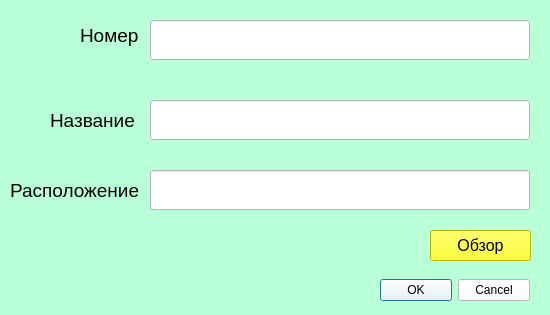
<?xml version="1.0" encoding="UTF-8"?>
<ui version="4.0">
 <class>Form</class>
 <widget class="QWidget" name="Form">
  <property name="geometry">
   <rect>
    <x>0</x>
    <y>0</y>
    <width>550</width>
    <height>315</height>
   </rect>
  </property>
  <property name="maximumSize">
   <size>
    <width>600</width>
    <height>315</height>
   </size>
  </property>
  <property name="palette">
   <palette>
    <active>
     <colorrole role="Button">
      <brush brushstyle="SolidPattern">
       <color alpha="255">
        <red>185</red>
        <green>255</green>
        <blue>215</blue>
       </color>
      </brush>
     </colorrole>
     <colorrole role="Base">
      <brush brushstyle="SolidPattern">
       <color alpha="255">
        <red>185</red>
        <green>255</green>
        <blue>215</blue>
       </color>
      </brush>
     </colorrole>
     <colorrole role="Window">
      <brush brushstyle="SolidPattern">
       <color alpha="255">
        <red>185</red>
        <green>255</green>
        <blue>215</blue>
       </color>
      </brush>
     </colorrole>
    </active>
    <inactive>
     <colorrole role="Button">
      <brush brushstyle="SolidPattern">
       <color alpha="255">
        <red>185</red>
        <green>255</green>
        <blue>215</blue>
       </color>
      </brush>
     </colorrole>
     <colorrole role="Base">
      <brush brushstyle="SolidPattern">
       <color alpha="255">
        <red>185</red>
        <green>255</green>
        <blue>215</blue>
       </color>
      </brush>
     </colorrole>
     <colorrole role="Window">
      <brush brushstyle="SolidPattern">
       <color alpha="255">
        <red>185</red>
        <green>255</green>
        <blue>215</blue>
       </color>
      </brush>
     </colorrole>
    </inactive>
    <disabled>
     <colorrole role="Button">
      <brush brushstyle="SolidPattern">
       <color alpha="255">
        <red>185</red>
        <green>255</green>
        <blue>215</blue>
       </color>
      </brush>
     </colorrole>
     <colorrole role="Base">
      <brush brushstyle="SolidPattern">
       <color alpha="255">
        <red>185</red>
        <green>255</green>
        <blue>215</blue>
       </color>
      </brush>
     </colorrole>
     <colorrole role="Window">
      <brush brushstyle="SolidPattern">
       <color alpha="255">
        <red>185</red>
        <green>255</green>
        <blue>215</blue>
       </color>
      </brush>
     </colorrole>
    </disabled>
   </palette>
  </property>
  <property name="windowTitle">
   <string>Новый чертёж</string>
  </property>
  <property name="windowIcon">
   <iconset>
    <normaloff>галочка.png</normaloff>галочка.png</iconset>
  </property>
  <property name="styleSheet">
   <string notr="true">background-color: rgb(185, 255, 215);</string>
  </property>
  <widget class="QLabel" name="label">
   <property name="geometry">
    <rect>
     <x>80</x>
     <y>20</y>
     <width>61</width>
     <height>31</height>
    </rect>
   </property>
   <property name="font">
    <font>
     <pointsize>14</pointsize>
    </font>
   </property>
   <property name="text">
    <string>Номер</string>
   </property>
  </widget>
  <widget class="QLabel" name="label_2">
   <property name="geometry">
    <rect>
     <x>50</x>
     <y>100</y>
     <width>91</width>
     <height>41</height>
    </rect>
   </property>
   <property name="font">
    <font>
     <pointsize>14</pointsize>
    </font>
   </property>
   <property name="text">
    <string>Название</string>
   </property>
  </widget>
  <widget class="QLabel" name="label_3">
   <property name="geometry">
    <rect>
     <x>10</x>
     <y>170</y>
     <width>131</width>
     <height>41</height>
    </rect>
   </property>
   <property name="font">
    <font>
     <pointsize>14</pointsize>
    </font>
   </property>
   <property name="text">
    <string>Расположение</string>
   </property>
  </widget>
  <widget class="QPushButton" name="file_button">
   <property name="geometry">
    <rect>
     <x>430</x>
     <y>230</y>
     <width>101</width>
     <height>31</height>
    </rect>
   </property>
   <property name="palette">
    <palette>
     <active>
      <colorrole role="Button">
       <brush brushstyle="SolidPattern">
        <color alpha="255">
         <red>255</red>
         <green>255</green>
         <blue>0</blue>
        </color>
       </brush>
      </colorrole>
      <colorrole role="Base">
       <brush brushstyle="SolidPattern">
        <color alpha="255">
         <red>255</red>
         <green>255</green>
         <blue>0</blue>
        </color>
       </brush>
      </colorrole>
      <colorrole role="Window">
       <brush brushstyle="SolidPattern">
        <color alpha="255">
         <red>255</red>
         <green>255</green>
         <blue>0</blue>
        </color>
       </brush>
      </colorrole>
     </active>
     <inactive>
      <colorrole role="Button">
       <brush brushstyle="SolidPattern">
        <color alpha="255">
         <red>255</red>
         <green>255</green>
         <blue>0</blue>
        </color>
       </brush>
      </colorrole>
      <colorrole role="Base">
       <brush brushstyle="SolidPattern">
        <color alpha="255">
         <red>255</red>
         <green>255</green>
         <blue>0</blue>
        </color>
       </brush>
      </colorrole>
      <colorrole role="Window">
       <brush brushstyle="SolidPattern">
        <color alpha="255">
         <red>255</red>
         <green>255</green>
         <blue>0</blue>
        </color>
       </brush>
      </colorrole>
     </inactive>
     <disabled>
      <colorrole role="Button">
       <brush brushstyle="SolidPattern">
        <color alpha="255">
         <red>255</red>
         <green>255</green>
         <blue>0</blue>
        </color>
       </brush>
      </colorrole>
      <colorrole role="Base">
       <brush brushstyle="SolidPattern">
        <color alpha="255">
         <red>255</red>
         <green>255</green>
         <blue>0</blue>
        </color>
       </brush>
      </colorrole>
      <colorrole role="Window">
       <brush brushstyle="SolidPattern">
        <color alpha="255">
         <red>255</red>
         <green>255</green>
         <blue>0</blue>
        </color>
       </brush>
      </colorrole>
     </disabled>
    </palette>
   </property>
   <property name="font">
    <font>
     <pointsize>12</pointsize>
    </font>
   </property>
   <property name="styleSheet">
    <string notr="true">border-top-color: rgb(0, 255, 255);

background-color: rgb(255, 255, 0);</string>
   </property>
   <property name="text">
    <string>Обзор</string>
   </property>
  </widget>
  <widget class="QDialogButtonBox" name="buttonBox">
   <property name="geometry">
    <rect>
     <x>380</x>
     <y>270</y>
     <width>150</width>
     <height>40</height>
    </rect>
   </property>
   <property name="font">
    <font>
     <pointsize>14</pointsize>
     <weight>75</weight>
     <bold>true</bold>
     <underline>false</underline>
    </font>
   </property>
   <property name="styleSheet">
    <string notr="true">background-color: rgb(255, 255, 255);</string>
   </property>
   <property name="standardButtons">
    <set>QDialogButtonBox::Cancel|QDialogButtonBox::Ok</set>
   </property>
  </widget>
  <widget class="QLineEdit" name="number_lineEdit">
   <property name="geometry">
    <rect>
     <x>150</x>
     <y>20</y>
     <width>380</width>
     <height>40</height>
    </rect>
   </property>
   <property name="font">
    <font>
     <pointsize>14</pointsize>
    </font>
   </property>
   <property name="styleSheet">
    <string notr="true">background-color: rgb(255, 255, 255);</string>
   </property>
  </widget>
  <widget class="QLineEdit" name="name_lineEdit">
   <property name="geometry">
    <rect>
     <x>150</x>
     <y>100</y>
     <width>380</width>
     <height>40</height>
    </rect>
   </property>
   <property name="styleSheet">
    <string notr="true">background-color: rgb(255, 255, 255);
font: 14pt &quot;MS Shell Dlg 2&quot;;</string>
   </property>
  </widget>
  <widget class="QLineEdit" name="location_lineEdit">
   <property name="geometry">
    <rect>
     <x>150</x>
     <y>170</y>
     <width>380</width>
     <height>40</height>
    </rect>
   </property>
   <property name="styleSheet">
    <string notr="true">background-color: rgb(255, 255, 255);
font: 14pt &quot;MS Shell Dlg 2&quot;;</string>
   </property>
  </widget>
  <widget class="QLabel" name="messege_label">
   <property name="geometry">
    <rect>
     <x>150</x>
     <y>60</y>
     <width>221</width>
     <height>31</height>
    </rect>
   </property>
   <property name="styleSheet">
    <string notr="true">color: rgb(255, 170, 0);
color: rgb(255, 30, 10);
font: 75 8pt &quot;MS Shell Dlg 2&quot;;
font: 75 14pt &quot;MS Shell Dlg 2&quot;;</string>
   </property>
   <property name="text">
    <string/>
   </property>
  </widget>
 </widget>
 <resources/>
 <connections/>
</ui>
